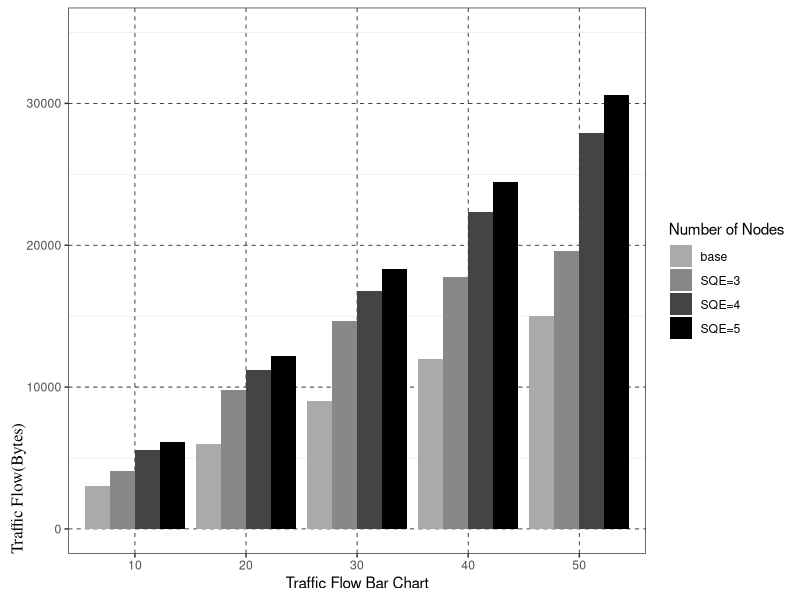

Write the R code that produced this figure.
#install.packages("openxlsx")
#library(openxlsx)
#install.packages("xlsx")
#library(xlsx)
library(ggplot2) 
#a<-read.xlsx("long.xlsx")
#print(a)
#ggplot(data = a, mapping = aes(x=num,fill=sample,y=value)) + 
#  geom_bar(position = "dodge")
mat_comm <- matrix(
  c(2994, 5964,8982,11982,
    14976, 4060,9776, 14668,17736,19582,5578,11174,16758,22330,27890,6114,12216,18318,24456,30558),
  nrow=5, ncol=4,
  dimnames = list(c("10", "20", "30", "40","50"), c("base", "SQE=3","SQE=4","SQE=5"))
)
knitr::kable(mat_comm)
d_comm <- as.data.frame(as.table(mat_comm))
names(d_comm) <- c("Traffic Flow Bar Chart", "Number of Nodes", "Traffic Flow(Bytes)")
knitr::kable(d_comm)
p <- ggplot(data = d_comm, mapping = aes(
  x = `Traffic Flow Bar Chart`, fill = `Number of Nodes`, y = `Traffic Flow(Bytes)`),border="black")

p +theme(axis.title.x=element_text(family="serif",size=12,vjust=-3,hjust=3)) +geom_col(family="serif",position = "dodge")+ theme(panel.grid=element_blank())+theme_bw()+theme(axis.title.y=element_text(family="serif",size=12,vjust=0,hjust=0)) +geom_col(position = "dodge")+theme(panel.grid.major=element_line(colour='black',linetype="dashed",size = .25))+ylim(0,35000)+scale_fill_manual(values=c(
"#AAAAAA", "#888888", "#444444","#000000"))+scale_color_brewer(palette="Dark2")

